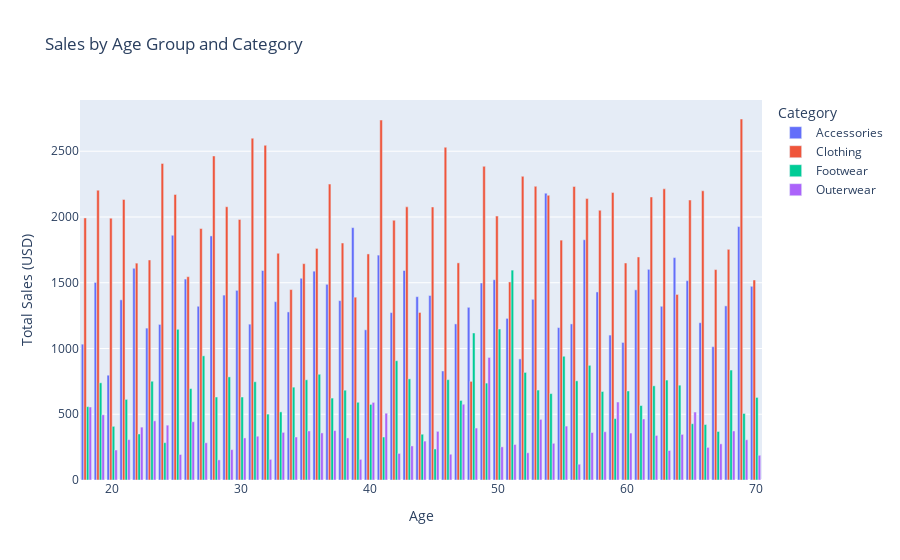

The notebook cell saved with this chart:
### Markdown cell above
#### Optimize Product Placements

### Code cell
# Group sales data by Age and Category
age_category_sales = data.groupby(['Age', 'Category'])['Purchase Amount (USD)'].sum().reset_index()

# Create a bar chart to visualize sales trends by age and category
age_category_fig = px.bar(
    age_category_sales,
    x='Age',
    y='Purchase Amount (USD)',
    color='Category',
    title="Sales by Age Group and Category",
    barmode='group'
)

# Update chart layout
age_category_fig.update_layout(
    xaxis_title="Age",
    yaxis_title="Total Sales (USD)",
    legend_title="Category"
)

# Display the chart
age_category_fig.show()

### Figure 1 — Plotly figure (JSON) as saved in the notebook; plotly's stock layout.template omitted (floating-point values rounded to 4 significant figures)
{"data": [{"alignmentgroup": "True", "hovertemplate": "Category=Accessories<br>Age=%{x}<br>Purchase Amount (USD)=%{y}<extra></extra>", "legendgroup": "Accessories", "marker": {"color": "#636efa", "pattern": {"shape": ""}}, "name": "Accessories", "offsetgroup": "Accessories", "orientation": "v", "showlegend": true, "textposition": "auto", "type": "bar", "x": [18, 19, 20, 21, 22, 23, 24, 25, 26, 27, 28, 29, 30, 31, 32, 33, 34, 35, 36, 37, 38, 39, 40, 41, 42, 43, 44, 45, 46, 47, 48, 49, 50, 51, 52, 53, 54, 55, 56, 57, 58, 59, 60, 61, 62, 63, 64, 65, 66, 67, 68, 69, 70], "xaxis": "x", "y": [1033, 1502, 797, 1370, 1610, 1155, 1183, 1861, 1528, 1321, 1856, 1406, 1442, 1185, 1593, 1356, 1278, 1534, 1588, 1488, 1364, 1919, 1142, 1710, 1273, 1593, 1394, 1403, 829, 1187, 1313, 1498, 1523, 1229, 921, 1374, 2181, 1159, 1187, 1827, 1430, 1102, 1046, 1446, 1602, 1321, 1691, 1516, 1196, 1014, 1324, 1927, 1473], "yaxis": "y"}, {"alignmentgroup": "True", "hovertemplate": "Category=Clothing<br>Age=%{x}<br>Purchase Amount (USD)=%{y}<extra></extra>", "legendgroup": "Clothing", "marker": {"color": "#EF553B", "pattern": {"shape": ""}}, "name": "Clothing", "offsetgroup": "Clothing", "orientation": "v", "showlegend": true, "textposition": "auto", "type": "bar", "x": [18, 19, 20, 21, 22, 23, 24, 25, 26, 27, 28, 29, 30, 31, 32, 33, 34, 35, 36, 37, 38, 39, 40, 41, 42, 43, 44, 45, 46, 47, 48, 49, 50, 51, 52, 53, 54, 55, 56, 57, 58, 59, 60, 61, 62, 63, 64, 65, 66, 67, 68, 69, 70], "xaxis": "x", "y": [1993, 2204, 1991, 2133, 1649, 1673, 2407, 2171, 1546, 1912, 2464, 2078, 1981, 2599, 2545, 1724, 1448, 1645, 1761, 2250, 1802, 1390, 1719, 2737, 1975, 2077, 1274, 2076, 2530, 1651, 750, 2385, 2007, 1506, 2309, 2233, 2165, 1824, 2232, 2140, 2051, 2186, 1650, 1696, 2152, 2214, 1411, 2129, 2199, 1600, 1754, 2745, 1521], "yaxis": "y"}, {"alignmentgroup": "True", "hovertemplate": "Category=Footwear<br>Age=%{x}<br>Purchase Amount (USD)=%{y}<extra></extra>", "legendgroup": "Footwear", "marker": {"color": "#00cc96", "pattern": {"shape": ""}}, "name": "Footwear", "offsetgroup": "Footwear", "orientation": "v", "showlegend": true, "textposition": "auto", "type": "bar", "x": [18, 19, 20, 21, 22, 23, 24, 25, 26, 27, 28, 29, 30, 31, 32, 33, 34, 35, 36, 37, 38, 39, 40, 41, 42, 43, 44, 45, 46, 47, 48, 49, 50, 51, 52, 53, 54, 55, 56, 57, 58, 59, 60, 61, 62, 63, 64, 65, 66, 67, 68, 69, 70], "xaxis": "x", "y": [558, 739, 408, 613, 350, 751, 284, 1146, 695, 944, 631, 784, 631, 747, 501, 518, 706, 762, 804, 623, 683, 591, 575, 327, 907, 769, 348, 236, 763, 605, 1118, 737, 1148, 1596, 818, 684, 657, 941, 754, 872, 673, 467, 677, 566, 716, 760, 721, 428, 422, 369, 836, 506, 628], "yaxis": "y"}, {"alignmentgroup": "True", "hovertemplate": "Category=Outerwear<br>Age=%{x}<br>Purchase Amount (USD)=%{y}<extra></extra>", "legendgroup": "Outerwear", "marker": {"color": "#ab63fa", "pattern": {"shape": ""}}, "name": "Outerwear", "offsetgroup": "Outerwear", "orientation": "v", "showlegend": true, "textposition": "auto", "type": "bar", "x": [18, 19, 20, 21, 22, 23, 24, 25, 26, 27, 28, 29, 30, 31, 32, 33, 34, 35, 36, 37, 38, 39, 40, 41, 42, 43, 44, 45, 46, 47, 48, 49, 50, 51, 52, 53, 54, 55, 56, 57, 58, 59, 60, 61, 62, 63, 64, 65, 66, 67, 68, 69, 70], "xaxis": "x", "y": [555, 496, 228, 307, 402, 450, 417, 194, 443, 283, 153, 231, 320, 333, 157, 362, 327, 373, 358, 376, 320, 157, 590, 508, 202, 259, 296, 370, 196, 576, 395, 932, 252, 270, 207, 461, 279, 410, 120, 361, 367, 593, 357, 464, 339, 224, 347, 517, 248, 275, 373, 306, 188], "yaxis": "y"}], "layout": {"autosize": true, "barmode": "group", "legend": {"title": {"text": "Category"}, "tracegroupgap": 0}, "title": {"text": "Sales by Age Group and Category"}, "xaxis": {"anchor": "y", "autorange": true, "domain": [0, 1], "range": [17.5, 70.5], "title": {"text": "Age"}, "type": "linear"}, "yaxis": {"anchor": "x", "autorange": true, "domain": [0, 1], "range": [0, 2889.0], "title": {"text": "Total Sales (USD)"}, "type": "linear"}}}
